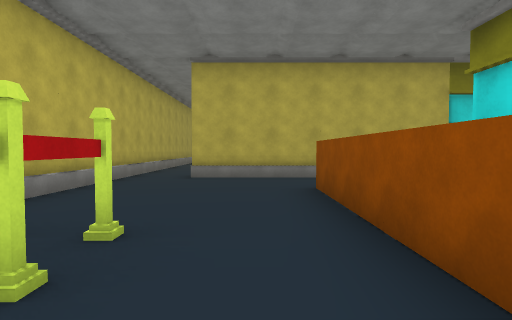
view 1 (above)

24 first-person views from a walk through a scene from a Unity 3-D project. The camera is 1.3 m above the floor, tilts 2° down and sees 80° across. The floor is counted in squares, 2 m on a side. Each view is taken from the middle of a square. On the plan, view 1 faces up. The plan holds only what a view shows up to about 10 squares ahead; the rest is blank. The place goes on beyond the plan. The player character is not drawn. Some surface patterns are stand-ins.

view 2
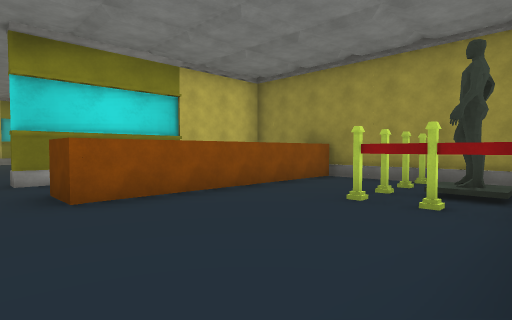

view 3
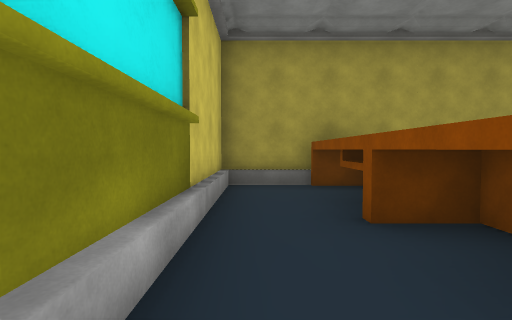

view 4
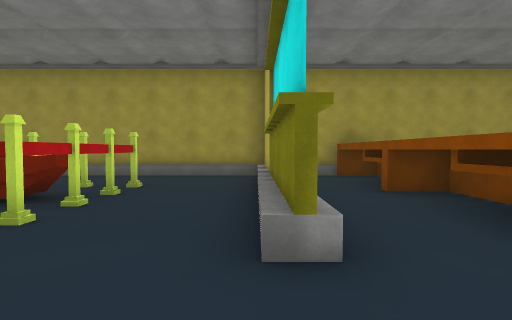

view 5
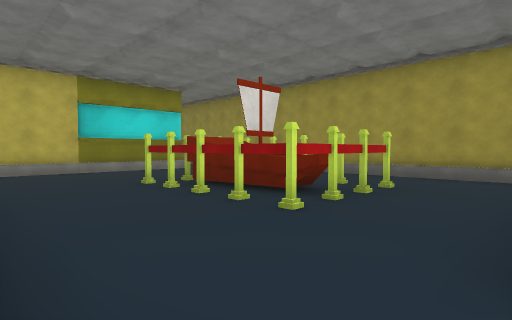

view 6
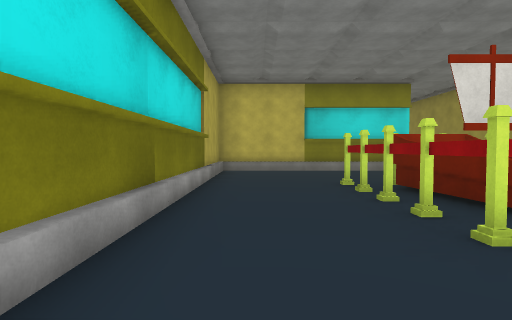

view 7
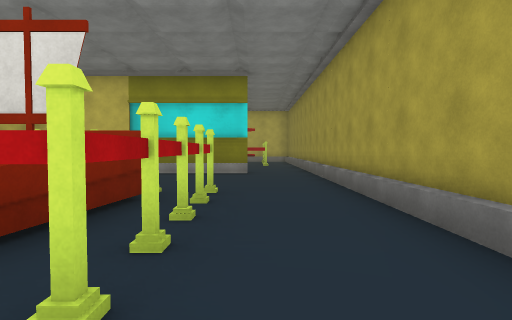

view 8
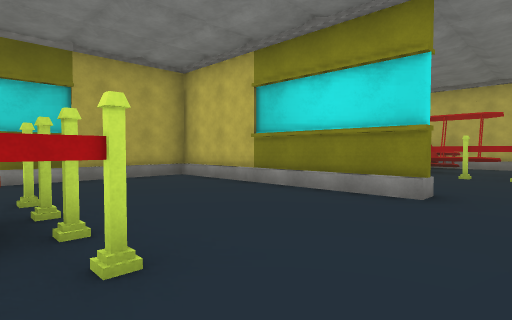

view 9
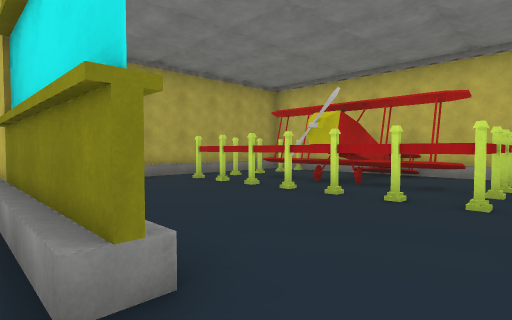

view 10
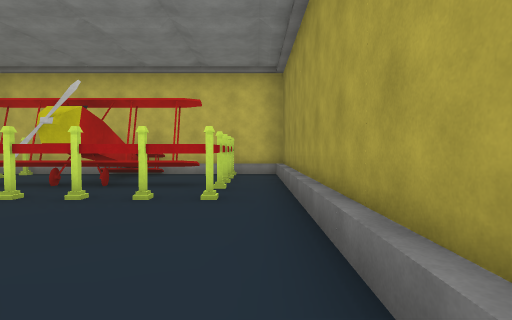

view 11
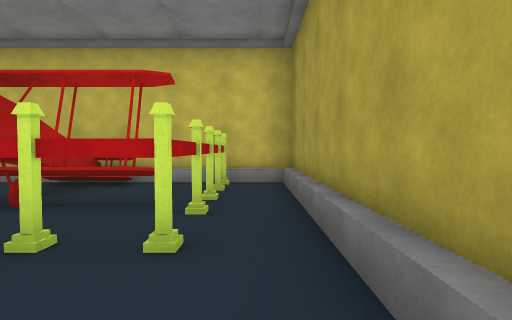

view 12
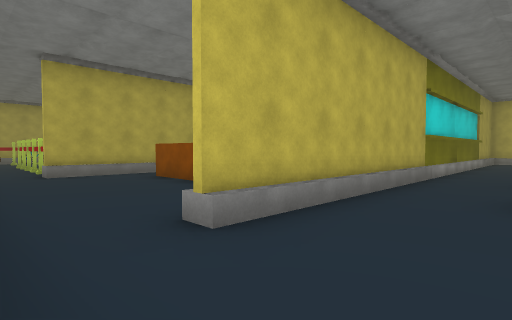

view 13
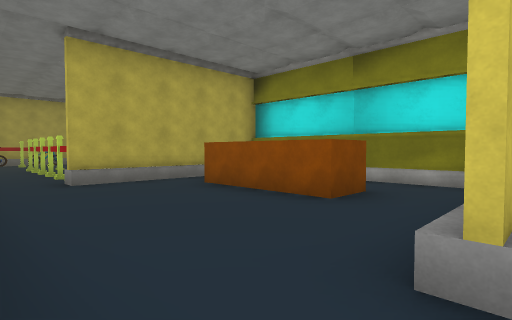

view 14
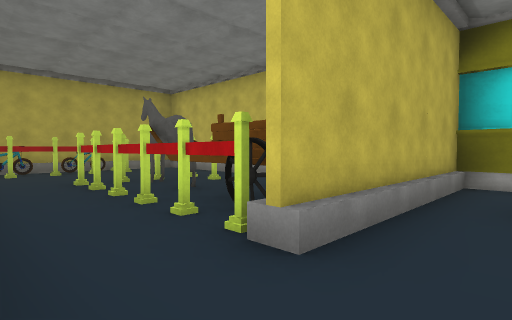

view 15
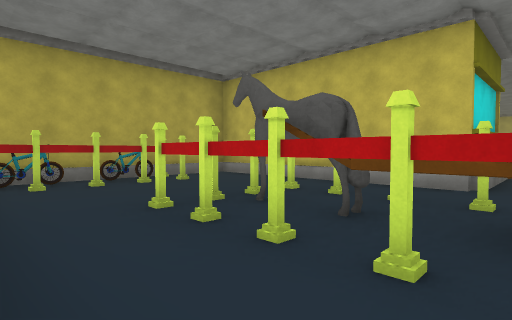

view 16
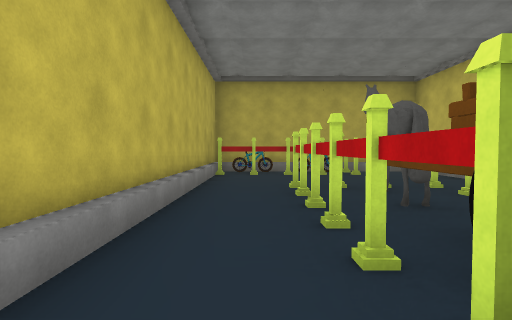

view 17
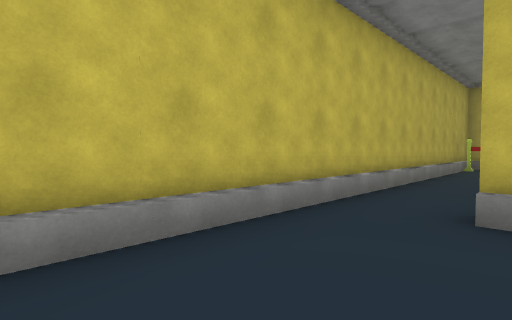

view 18
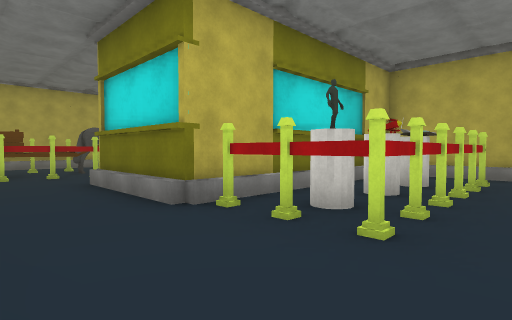

view 19
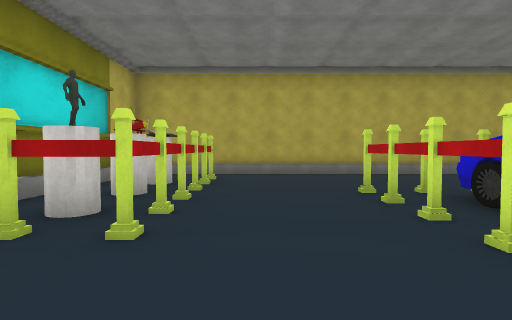

view 20
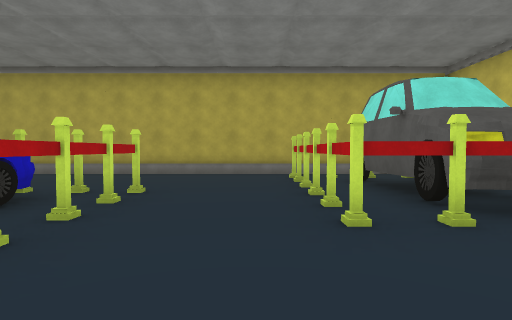

view 21
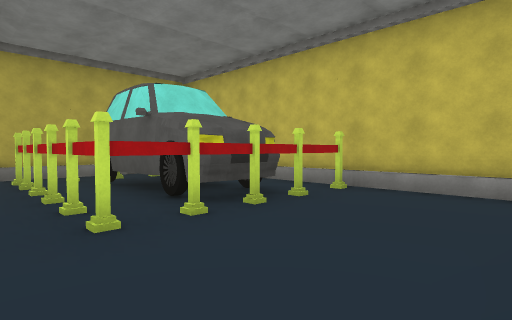

view 22
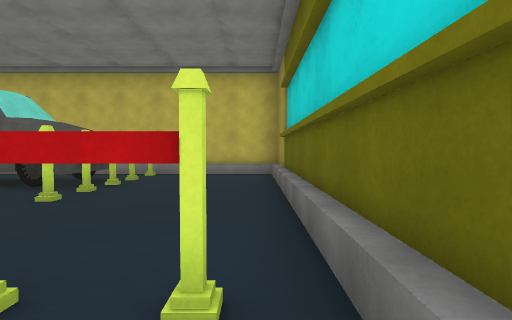

view 23
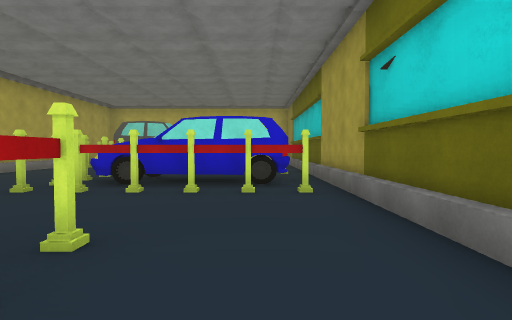

view 24
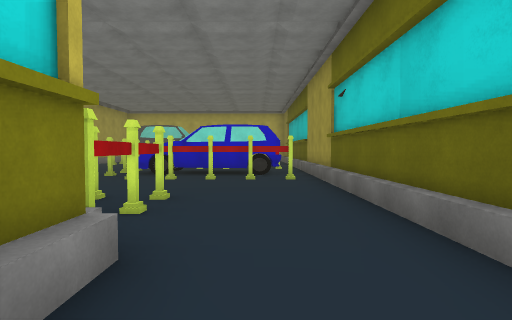

### Floor plan
Key: @ floor where view 1 was taken; # wall or solid block; x gap in a wall; . main floor; : floor 0.5 m higher than the main floor; / step, stairs or slope; ^ raised ledge; T thing the floor can be seen under or through; B bicycle; C cylinder; O other object.
Columns run from 4 left of view 1 to 22 right of it. Each row starts with its distance up from view 1.
 23     ####  ###### ## ## #
 22  ####..#   /////////////
 21 ##B#B..# #/..........#
 20 #/.....# #/C#........## ./
 19 #/.....# #/C#........## ./#
 18 #/.TTT.# #/Cx..#OO#..#OO./#
 17 #/.TTT.###/O#..#OO#..#OOO/#
 16 #/.#TT.##^/....####....../#
 15 #/.x^x.........#OO#....../#
 14 #/.###  ................./#
 13 #/...###  ################
 12 #/...O.
 11 #/...O
 10 #/...O #
  9 #/...O.#
  8 #/.....###    #####
  7 #/.#####.######///####
  6 #/.............../# .#
  5 #/...OO.#......../#..#
  4 #/...OO.#.##OO.../#..#
  3  /...OO.#.#OOO.../#..######
  2  ###.OO.#.####.../#..##^.:#
  1   ##.OO.#......../...##.#:#
  0    #@OO.#................/#
 -1    ########################

Positions as (right, up) in squares from view 1, and headings:
1: (0, 0), facing up
2: (-3, 6), facing down-right
3: (3, 5), facing down
4: (4, 7), facing down
5: (4, 7), facing down-right
6: (4, 6), facing right
7: (5, 1), facing right
8: (9, 0), facing up-right
9: (13, 0), facing up-right
10: (13, 0), facing right
11: (15, 0), facing right
12: (-3, 5), facing up-right
13: (-3, 7), facing up-right
14: (-3, 12), facing up-right
15: (-3, 15), facing up-right
16: (-2, 13), facing up
17: (-1, 10), facing up-left
18: (9, 14), facing up-left
19: (9, 14), facing up
20: (16, 14), facing up
21: (16, 14), facing up-right
22: (13, 14), facing right
23: (6, 15), facing right
24: (4, 15), facing right
